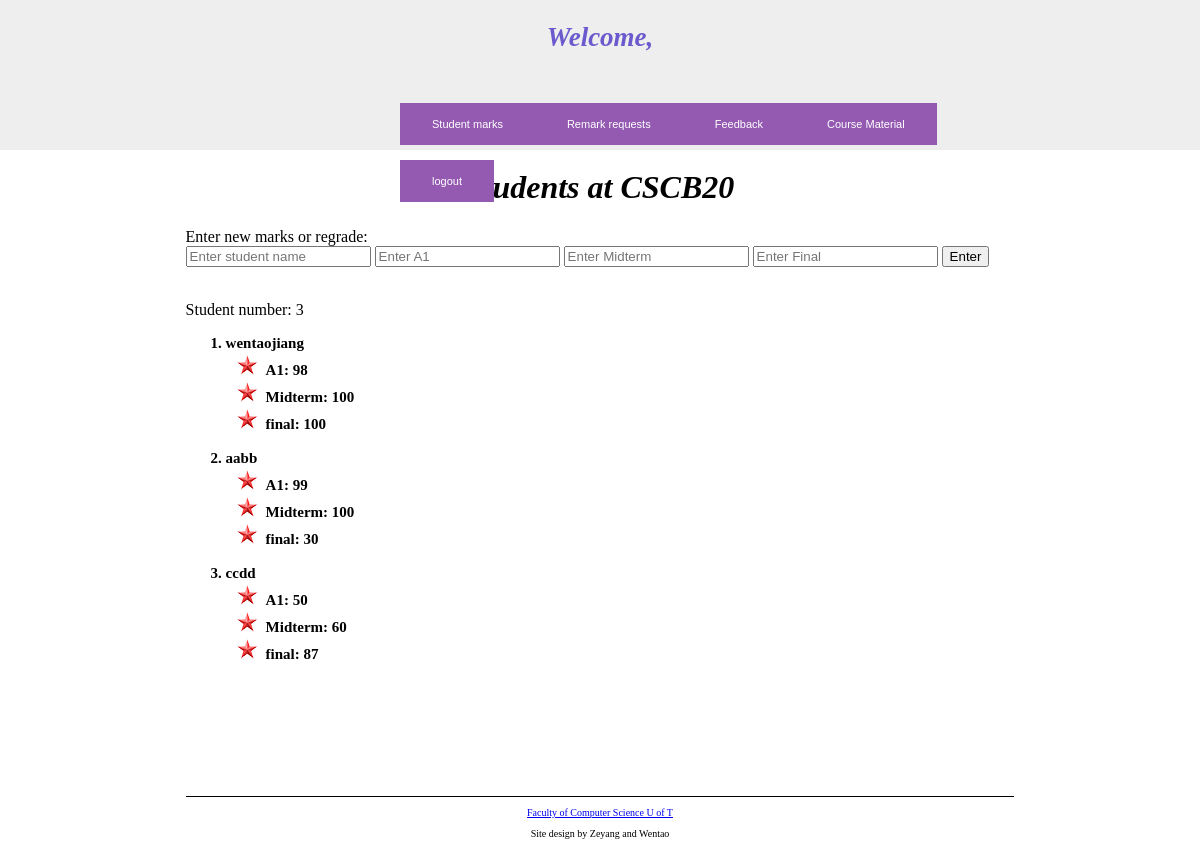
The page /instructor_marks on the database as committed earlier.
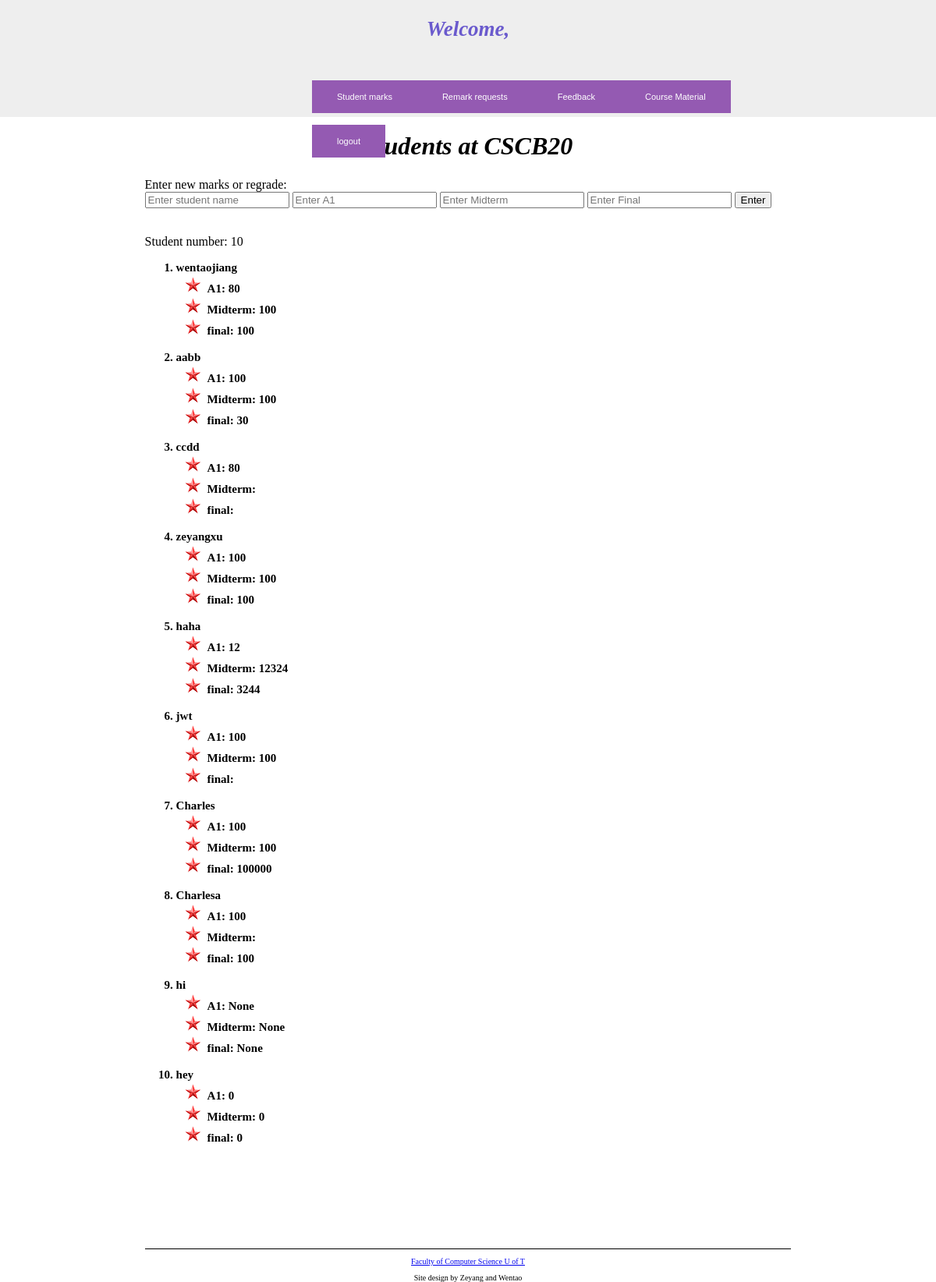
The same page on the database as committed later.
### tables this page shows
CREATE TABLE "Marks" (
	"student"	TEXT,
	"A1"	TEXT,
	"Midterm"	TEXT,
	"Final"	TEXT,
	PRIMARY KEY("student")
);

### app.py (the view)
@app.route('/instructor_marks', methods=['GET', 'POST'])
def instructor_marks():
    global username
    db = get_db()
    db.row_factory = make_dicts
    marks = []
    for one in query_db('select * from Marks'):
        marks.append(one)
    db.close()
    return render_template('instructor_marks.html', username=username, instructor_marks=marks, length=len(marks))

### app.py (called while the page is built)
def get_db():
    db = getattr(g, '_database', None)
    if db is None:
        db = g._database = sqlite3.connect(DATABASE)
    return db

def make_dicts(cursor, row):
    return dict((cursor.description[idx][0], value)
                for idx, value in enumerate(row))

def query_db(query, args=(), one=False):
    cur = get_db().execute(query, args)
    rv = cur.fetchall()
    cur.close()
    return (rv[0] if rv else None) if one else rv

@app.teardown_appcontext
def close_connection(exception):
    db = getattr(g, '_database', None)
    if db is not None:
        db.close()

### templates/instructor_marks.html (shortened to what this page needs)
{%extends "layout3.html"%}
{% block content %}
    <h1>Students at CSCB20</h1>
  <div class="card">
    <label>Enter new marks or regrade: </label>
    <form action="/enter_mark" method="POST">
      <input class="input-box" type="text" name="student" placeholder="Enter student name">
        <input class="input-box" type="text" name="A1" placeholder="Enter A1">
        <input class="input-box" type="text" name="Midterm" placeholder="Enter Midterm">
        <input class="input-box" type="text" name="Final" placeholder="Enter Final">
      <button type="submit">Enter</button>
    </form>
    <br>
    <label>Student number: {{ length }}</label>
    <ol>
      {% for item in instructor_marks %}
      <li>{{ item['student'] }}<br>
        <ul>
          <li>A1: {{ item['A1'] }}</li>
          <li>Midterm: {{ item['Midterm'] }}</li>
          <li>final: {{ item['Final'] }}</li>
        </ul>
        <br>
      </li>
      {% endfor %}
    </ol>
  </div>
{% endblock%}
{% block header %}
<h2>Welcome, {{ username }}</h2>
{% endblock %}
{% block navigation %}
<li><form action="/instructor_marks"><button type="submit">Student marks</button></form></li>
<li><form action="/instructor_remark"><button type="submit">Remark requests</button></form></li>
<li><form action="/instructor_feedback"><button type="submit">Feedback</button></form></li>
{% endblock %}

Rows that differ between the two databases and show on the page:
changed Marks "wentaojiang": A1 "98" → "80"
changed Marks "aabb": A1 "99" → "100"
changed Marks "ccdd": A1 "50" → "80"; Midterm "60" → (not shown); Final "87" → (not shown)
added Marks: student "zeyangxu", A1 "100", Midterm "100", Final "100"
added Marks: student "haha", A1 "12", Midterm "12324", Final "3244"
added Marks: student "jwt", A1 "100", Midterm "100"
added Marks: student "Charles", A1 "100", Midterm "100", Final "100000"
added Marks: student "Charlesa", A1 "100", Final "100"
added Marks: student "hi", A1 "None", Midterm "None", Final "None"
added Marks: student "hey", A1 "0", Midterm "0", Final "0"
Other text that changed with them:
{{ length }}: "3" → "10"
